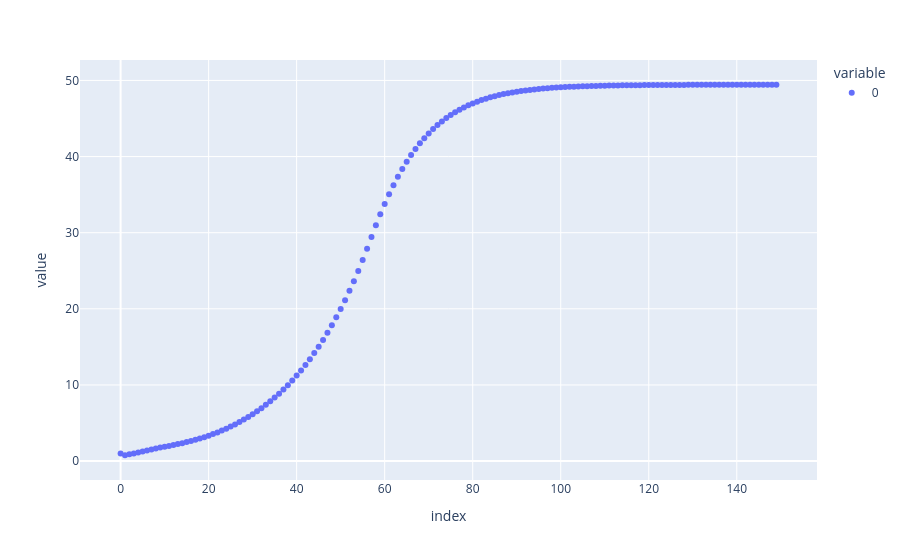

The notebook cell saved with this chart:
### Code cell
px.scatter(loss_tracker)

### Figure 1 — Plotly figure (JSON) as saved in the notebook; plotly's stock layout.template omitted (floating-point values rounded to 4 significant figures; data arrays with more than 128 entries replaced by an {"elided": "..."} marker saying what was removed)
{"data": [{"hovertemplate": "variable=0<br>index=%{x}<br>value=%{y}<extra></extra>", "legendgroup": "0", "marker": {"color": "#636efa", "symbol": "circle"}, "mode": "markers", "name": "0", "orientation": "v", "showlegend": true, "type": "scatter", "x": {"elided": "150 int values"}, "xaxis": "x", "y": {"elided": "150 float values"}, "yaxis": "y"}], "layout": {"legend": {"title": {"text": "variable"}, "tracegroupgap": 0}, "margin": {"t": 60}, "xaxis": {"anchor": "y", "domain": [0, 1], "title": {"text": "index"}}, "yaxis": {"anchor": "x", "domain": [0, 1], "title": {"text": "value"}}}}
